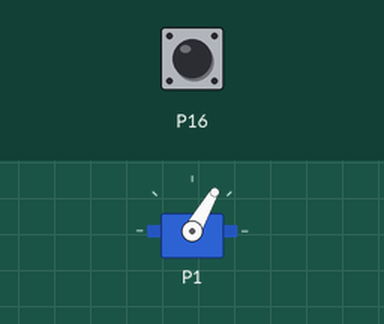
This program was run on a simulated BBC micro:bit (MakeCode). On the bench: servo. The test bench sets the inputs (shaded band); at power-on: P16 LOW.

Above: at 1.2 s.
1.3 s: P16 pulled HIGH for 0.15 s
At 2.4 s:
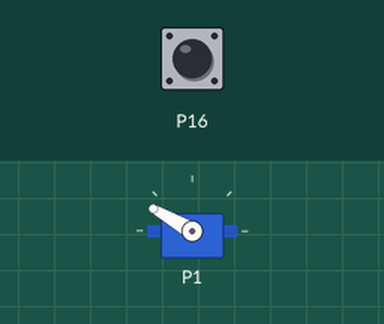
4.4 s: P16 pulled HIGH for 1 s
At 7.2 s:
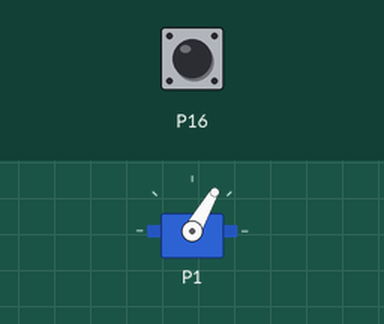
7.9 s: P16 pulled HIGH for 3.2 s
At 8.9 s:
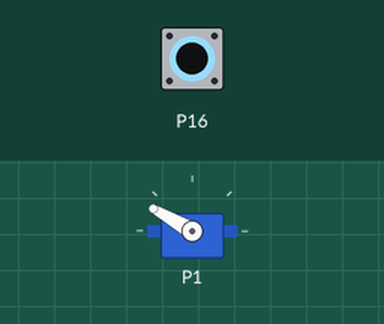
Timing chart, 0 to 13.5 s (numbered marks = the images above; inputs shaded):
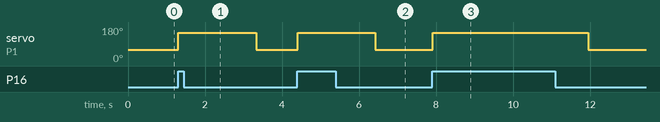

Measured:
- after the input at 1.3 s, servo on P1: 60° → 150° at once, → 60° 2.0 s later
- after the input at 4.4 s, servo on P1: 60° → 150° at once, → 60° 2.0 s later
- after the input at 7.9 s, servo on P1: 60° → 150° at once, → 60° 4.0 s later

The program:

main.ts
```typescript
let capteur = 0
servos.P0.setRange(60, 150)
basic.forever(function () {
    capteur = pins.digitalReadPin(DigitalPin.P16)
    if (capteur == 0) {
        servos.P1.setAngle(60)
    } else {
        servos.P1.setAngle(150)
        basic.pause(2000)
    }
})
```

test.ts
```typescript
// les tests vont ici; ceci n'est pas compilé lorsque cet ensemble est utilisé en tant qu'extension.
```
